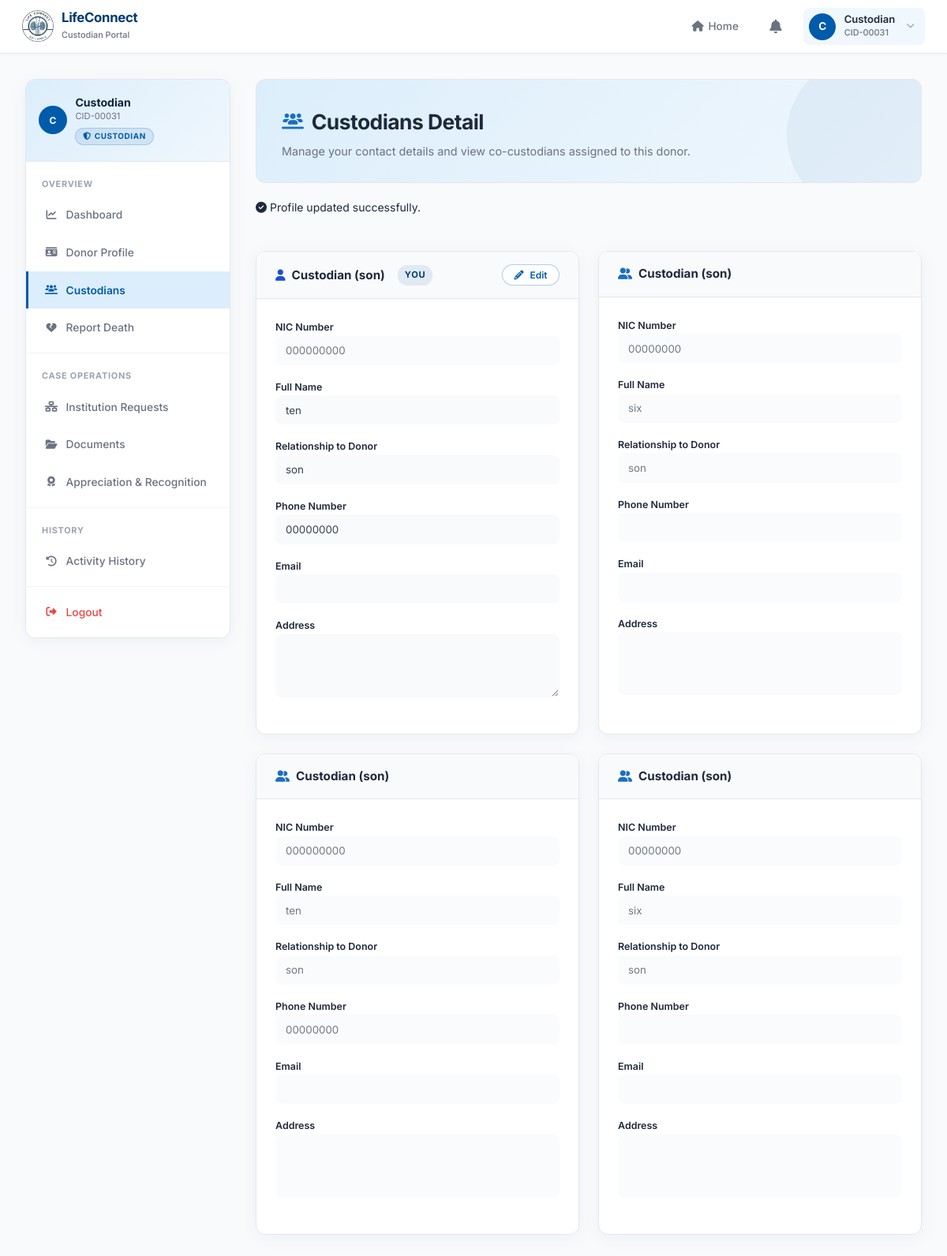
The app's page /custodian/profile (signed in) with its own data.
### tables this page shows
CREATE TABLE `custodians` (
  `id` int(11) NOT NULL,
  `user_id` int(11) NOT NULL,
  `donor_id` int(11) NOT NULL,
  `organ_id` int(11) DEFAULT NULL,
  `relationship` varchar(100) NOT NULL COMMENT 'e.g. Spouse, Brother-in-law',
  `custodian_number` tinyint(4) DEFAULT NULL COMMENT '1 = primary, 2 = co-custodian',
  `status` varchar(20) DEFAULT 'PENDING',
  `name` varchar(255) NOT NULL,
  `nic_number` varchar(20) NOT NULL,
  `phone` varchar(15) DEFAULT NULL,
  `email` varchar(100) DEFAULT NULL,
  `address` text DEFAULT NULL,
  `created_at` timestamp NULL DEFAULT current_timestamp()
);

### app/controllers/Custodian.php (called while the page is built, shortened)
<?php
class Custodian {
    private $model;
    private $caseModel;
    public function __construct()
    {
        $this->model = new CustodianModel();
        $this->caseModel = new \App\Models\DonationCaseModel();
    }
    private function requireCustodian()
    {
        $custodian = $this->model->getCustodianByUserId($_SESSION['user_id']);
        return $custodian;
    }
    public function profile()
    {
        $custodian = $this->requireCustodian();
        $custodians = $this->model->getCustodiansByDonor($custodian->donor_id);
        usort($custodians, function($a, $b) use ($custodian) {
            if ($a->id == $custodian->id) return -1;
            if ($b->id == $custodian->id) return 1;
            return 0;
        });
        $this->renderPage('custodian/profile', 'profile', 'Custodian Profile', $custodian, [
            'custodians' => $custodians
        ]);
    }
    private function renderPage(string $viewName, string $activePage, string $pageTitle, $custodian, array $extraData = [])
    {
        $firstName = $custodian->first_name ?? $custodian->custodian_first_name ?? '';
        $lastName  = $custodian->last_name  ?? $custodian->custodian_last_name  ?? '';
        $fullName  = trim($firstName . ' ' . $lastName) ?: 'Custodian';
        $cidRaw    = $custodian->id ?? $custodian->custodian_id ?? 0;
        $donor = $this->model->getDonorForCustodian($cidRaw);
        $coCustodian = null;
        $consent = null;
        $deathDecl = null;
        $donationCase = null;
        $activeCase = null;
        $currentRequest = null;
        $currentInstRequest = null;
        if ($donor) {
            $donorId = $donor->id ?? $donor->donor_id;
            $coCustodian = $this->model->getCoCustodian($donorId, $cidRaw);
            $consent = $this->model->resolveActiveConsent($donorId);
            $deathDecl = $this->caseModel->getDeathDeclaration($donorId);
            $donationCase = $this->caseModel->getCaseByDonor($donorId);
        }
        $isLeader = true;
        $viewData = array_merge([
            'ROOT'                  => ROOT,
            'page_title'            => $pageTitle,
            'active_page'           => $activePage,
            'custodian'             => $custodian,
            'custodian_name'        => $fullName,
            'custodian_id_display'  => 'CID-' . str_pad($cidRaw, 5, '0', STR_PAD_LEFT),
            'donor'                 => $donor,
            'co_custodian'          => $coCustodian,
            'consent'               => $consent,
            'death_declaration'     => $deathDecl,
            'isLeader'              => $isLeader,
            'leaderInfo'            => $deathDecl,
            'donation_case'         => $donationCase,
            'activeCase'            => $activeCase,
            'certificates'          => $certificates ?? [],
            'appreciation_letters'  => $appreciationLetters ?? [],
            'currentRequest'        => $currentRequest,
            'currentInstRequest'    => $currentInstRequest,
            'hasSworn'              => $hasSworn ?? false,
            'hasDatasheet'          => $hasDatasheet ?? false,
        ], $extraData);
        $this->view($viewName, $viewData);
    }
}

### public/index.php (called while the page is built, shortened)
<?php
$app = new App\Core\App;
$app->loadController();

### app/Core/Database.php (called while the page is built, shortened)
<?php
trait Database
{
    public function connect()
    {
        $string = "mysql:host=" . DBHOST . ";dbname=" . DBNAME;
        $con = new PDO($string, DBUSER, DBPASS);
        $con->setAttribute(PDO::ATTR_ERRMODE, PDO::ERRMODE_EXCEPTION);
        return $con;
    }
    public function query($query, $data = [])
    {
        $con = $this->connect();
        $stm = $con->prepare($query);
        $check = $stm->execute($data);
        if ($check) {
            if ($stm->columnCount() > 0) {
                $result = $stm->fetchAll(PDO::FETCH_OBJ);
                if (is_array($result) && count($result)) {
                    return $result;
                }
                return false;
            }
            return true;
        }
        return false;
    }
}

### app/Core/Model.php (called while the page is built, shortened)
<?php
trait Model
{
    protected $limit = 10;
    protected $offset = 0;
    protected $order_type = 'desc';
    protected $order_column = "id";
    public function where($data, $data_not = [], $columns = "*", $order = "", $table = "")
    {
        $table = !empty($table) ? $table : $this->table;
        $query = "select $columns from $table ";
        $params = [];
        if (!empty($data) || !empty($data_not)) {
            $query .= "where ";
            $this->applyWhere($data, $params, $query);
        }
        $order = !empty($order) ? $order : "$this->order_column $this->order_type";
        $query .= " order by $order limit $this->limit offset $this->offset";
        return $this->query($query, $params);
    }
    public function queryJoin($joins = [], $where = [], $columns = "*", $order = "", $limit = 10, $offset = 0, $table = "", $params = []) {
        $table = !empty($table) ? $table : $this->table;
        $query = "select $columns from $table ";
        foreach ($joins as $j) {
            $type = strtoupper($j['type'] ?? 'JOIN');
            if (($type === 'LEFT' || $type === 'RIGHT') && !str_contains($type, 'JOIN')) {
                $type .= ' JOIN';
            }
            $query .= "$type {$j['table']} ON {$j['on']} ";
        }
        $data = $params;
        if (!empty($where)) {
            $query .= "WHERE ";
            $this->applyWhere($where, $data, $query);
        }
        if (!empty($order)) {
            $query .= " ORDER BY $order ";
        }
        if ($limit) {
            $query .= " LIMIT $limit OFFSET $offset";
        }
        return $this->query($query, $data);
    }
}

### app/Models/CustodianModel.php (called while the page is built, shortened)
<?php
class CustodianModel {
    public function getCustodianByUserId($userId)
    {
        return $this->queryJoin(
            [['table' => 'donors d', 'on' => 'c.donor_id = d.id', 'type' => 'JOIN']],
            ['c.user_id' => $userId],
            'c.*, d.first_name AS donor_first_name, d.last_name AS donor_last_name, d.nic_number AS donor_nic',
            '',
            1,
            0,
            'custodians c'
        )[0] ?? null;
    }
    public function getCustodiansByDonor($donorId)
    {
        return $this->where(['donor_id' => $donorId], [], '*', 'custodian_number ASC');
    }
}

### app/views/custodian/profile.view.php (the view, shortened to what this page needs)
<?php include __DIR__ . '/partials/page-header.php'; ?>
<div class="cp-content__body">
    <?php if (!empty($_SESSION['success'])): ?>
        <div class="cp-alert cp-alert--success" style="margin-bottom:1.5rem;">
            <i class="fas fa-check-circle"></i> <?= htmlspecialchars($_SESSION['success']); ?>
        </div>
    <?php endif; ?>
    <div class="cp-profile-grid">
    <?php if(!empty($custodians)): ?>
        <?php foreach ($custodians as $c): ?>
            <?php $isMe = ($c->id == $custodian->id); ?>
            <div class="cp-section-card <?= $isMe ? 'cp-card-highlight' : '' ?>">
                <div class="cp-section-card__header">
                    <div class="cp-section-card__title">
                        <i class="fas <?= $isMe ? 'fa-user cp-text-blue-700' : 'fa-user-group' ?>"></i>
                        Custodian <?= $c->relationship ? '(' . htmlspecialchars($c->relationship) . ')' : '' ?>
                        <?php if($isMe): ?>
                            <span class="cp-badge cp-badge--blue" >You</span>
                        <?php endif; ?>
                    </div>
                    <?php if ($isMe): ?>
                        <button type="button" class="cp-btn cp-btn--sm cp-btn--outline" id="btn-enable-edit">
                            <i class="fas fa-pencil-alt"></i> Edit
                        </button>
                    <?php endif; ?>
                </div>
                <div class="cp-section-card__body">
                    <?php if ($isMe): ?>
                        <form action="<?= ROOT ?>/custodian/profile" method="POST" id="custodian-profile-form">
                            <div class="cp-profile-form-group">
                                <label class="cp-label">NIC Number</label>
                                <input type="text" class="cp-profile-input" value="<?= htmlspecialchars($c->nic_number ?? '') ?>" disabled />
                            </div>
                            <div class="cp-profile-form-group">
                                <label for="name" class="cp-label">Full Name</label>
                                <input type="text" class="cp-profile-input editable-field" name="name" id="name" value="<?= htmlspecialchars($c->name ?? '') ?>" readonly required />
                            </div>
                            <div class="cp-profile-form-group">
                                <label for="relationship" class="cp-label">Relationship to Donor</label>
                                <input type="text" class="cp-profile-input editable-field" name="relationship" id="relationship" value="<?= htmlspecialchars($c->relationship ?? '') ?>" readonly required />
                            </div>
                            <div class="cp-profile-form-group">
                                <label for="phone" class="cp-label">Phone Number</label>
                                <input type="tel" class="cp-profile-input editable-field" name="phone" id="phone" value="<?= htmlspecialchars($c->phone ?? '') ?>" readonly required />
                            </div>
                            <div class="cp-profile-form-group">
                                <label for="email" class="cp-label">Email</label>
                                <input type="email" class="cp-profile-input editable-field" name="email" id="email" value="<?= htmlspecialchars($c->email ?? '') ?>" readonly />
                            </div>
                            <div class="cp-profile-form-group">
                                <label for="address" class="cp-label">Address</label>
                                <textarea name="address" class="cp-profile-input editable-field" style="min-height:80px; resize:vertical;" id="address" rows="3" readonly><?= htmlspecialchars($c->address ?? '') ?></textarea>
                            </div>
                        </form>
                    <?php else: ?>
                        <div class="cp-profile-form-group">
                            <label class="cp-label">NIC Number</label>
                            <input type="text" class="cp-profile-input" value="<?= htmlspecialchars($c->nic_number ?? '') ?>" disabled />
                        </div>
                        <div class="cp-profile-form-group">
                            <label class="cp-label">Full Name</label>
                            <input type="text" class="cp-profile-input" value="<?= htmlspecialchars($c->name ?? '') ?>" disabled />
                        </div>
                        <div class="cp-profile-form-group">
                            <label class="cp-label">Relationship to Donor</label>
                            <input type="text" class="cp-profile-input" value="<?= htmlspecialchars($c->relationship ?? '') ?>" disabled />
                        </div>
                        <div class="cp-profile-form-group">
                            <label class="cp-label">Phone Number</label>
                            <input type="text" class="cp-profile-input" value="<?= htmlspecialchars($c->phone ?? '') ?>" disabled />
                        </div>
                        <div class="cp-profile-form-group">
                            <label class="cp-label">Email</label>
                            <input type="text" class="cp-profile-input" value="<?= htmlspecialchars($c->email ?? '') ?>" disabled />
                        </div>
                        <div class="cp-profile-form-group">
                            <label class="cp-label">Address</label>
                            <textarea class="cp-profile-input" style="min-height:80px; resize:none;" rows="3" disabled><?= htmlspecialchars($c->address ?? '') ?></textarea>
                        </div>
                    <?php endif; ?>
                </div>
            </div>
        <?php endforeach; ?>
    <?php endif; ?>
    </div>
</div>
<?php
require dirname(__DIR__) . '/layouts/custodian.layout.php';
?>

### records on screen
custodians: relationship "son", shows "YOU", shows "Edit", nic_number "000000000", name "ten", phone "00000000"
custodians: relationship "son", nic_number "00000000", name "six"
custodians: relationship "son", nic_number "000000000", name "ten", phone "00000000"
custodians: relationship "son", nic_number "00000000", name "six"

### other values on screen
substr($custodian_name ?? 'C', 0, 1) "C"
$custodian_name "Custodian"
$custodian_id_display "CID-00031"
$group['title'] "OVERVIEW"
$item['label'] "Dashboard"
$item['label'] "Donor Profile"
$item['label'] "Custodians"
$item['label'] "Report Death"
$group['title'] "CASE OPERATIONS"
$item['label'] "Institution Requests"
$item['label'] "Documents"
$item['label'] "Appreciation & Recognition"
$group['title'] "HISTORY"
$item['label'] "Activity History"
$page_heading "Custodians Detail"
